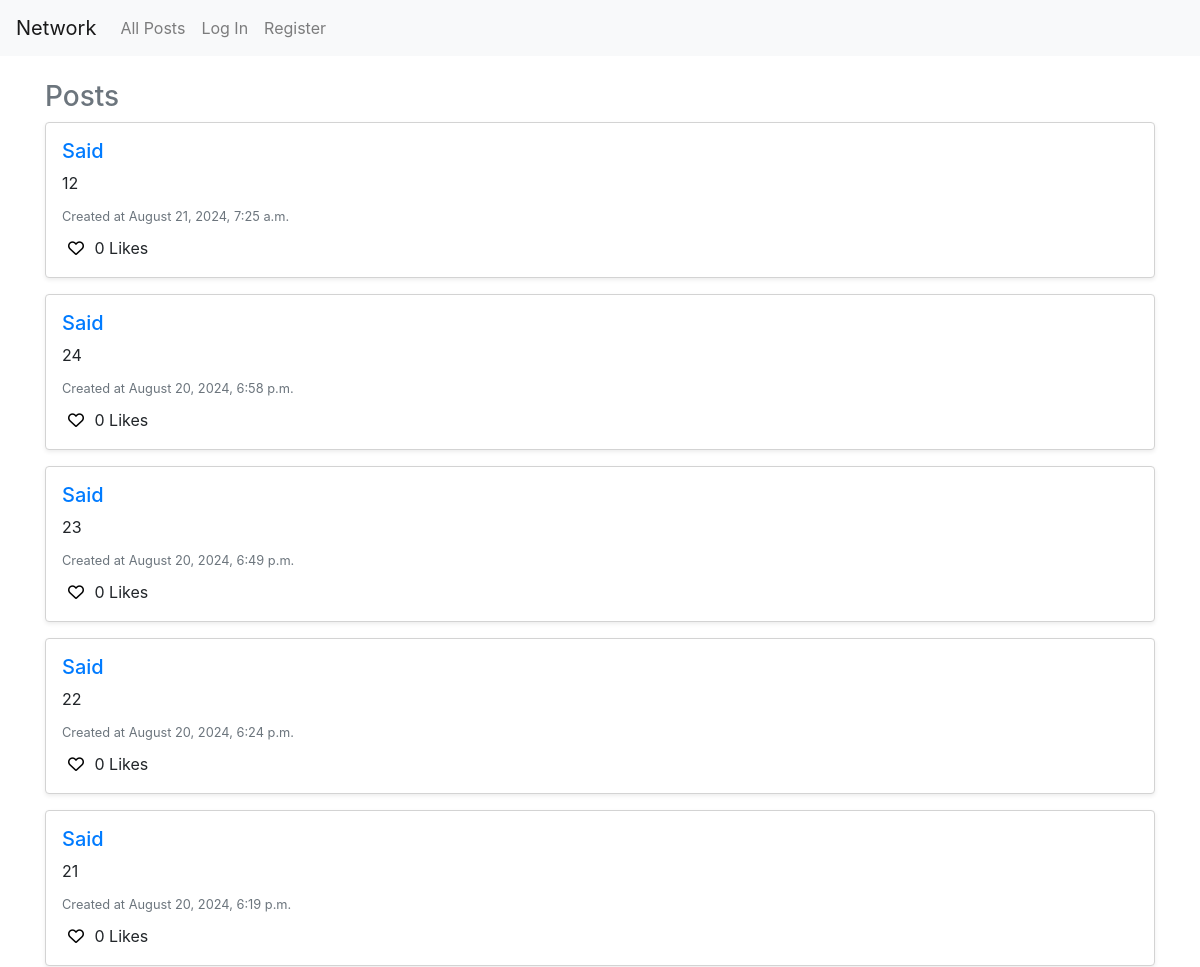
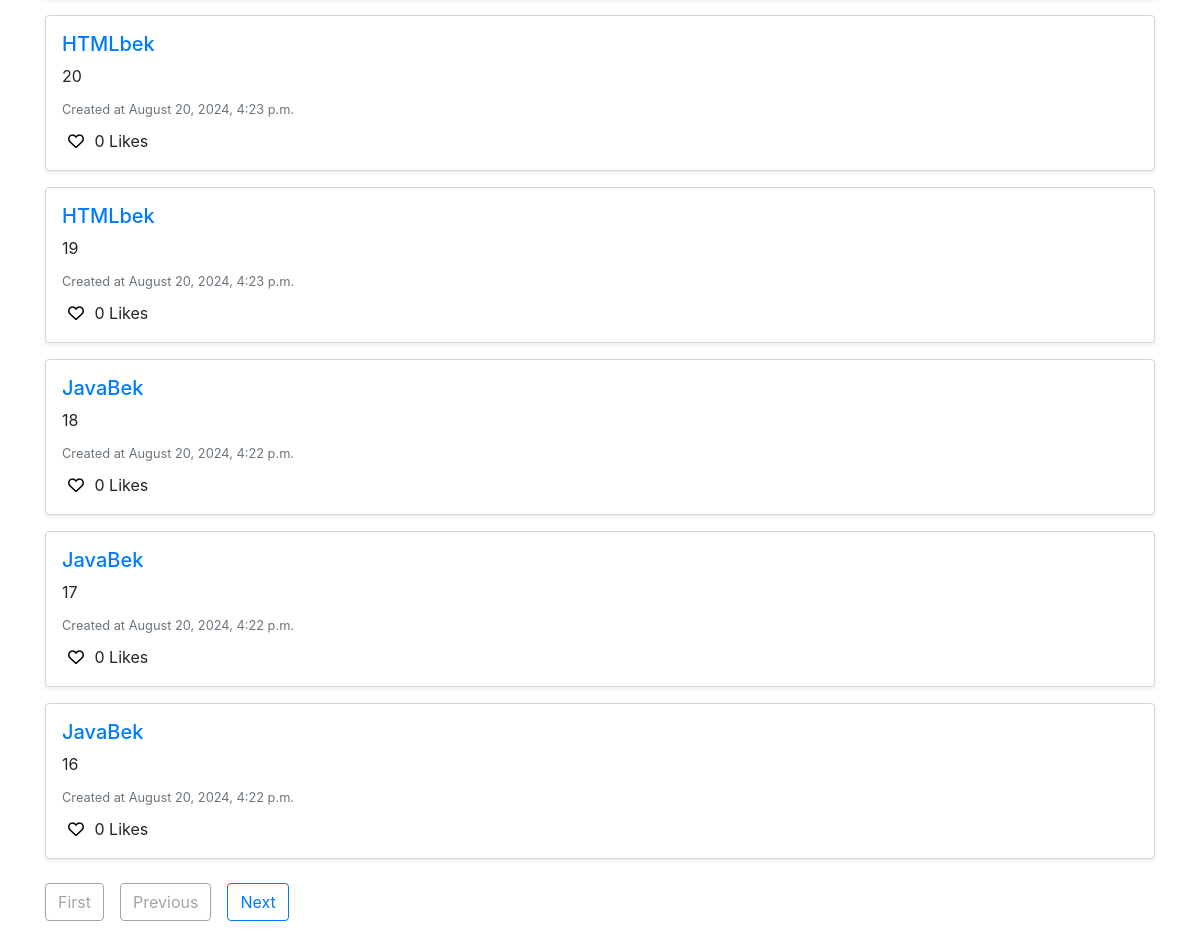
The app's page /allposts, older data (2 pictures, top to bottom).
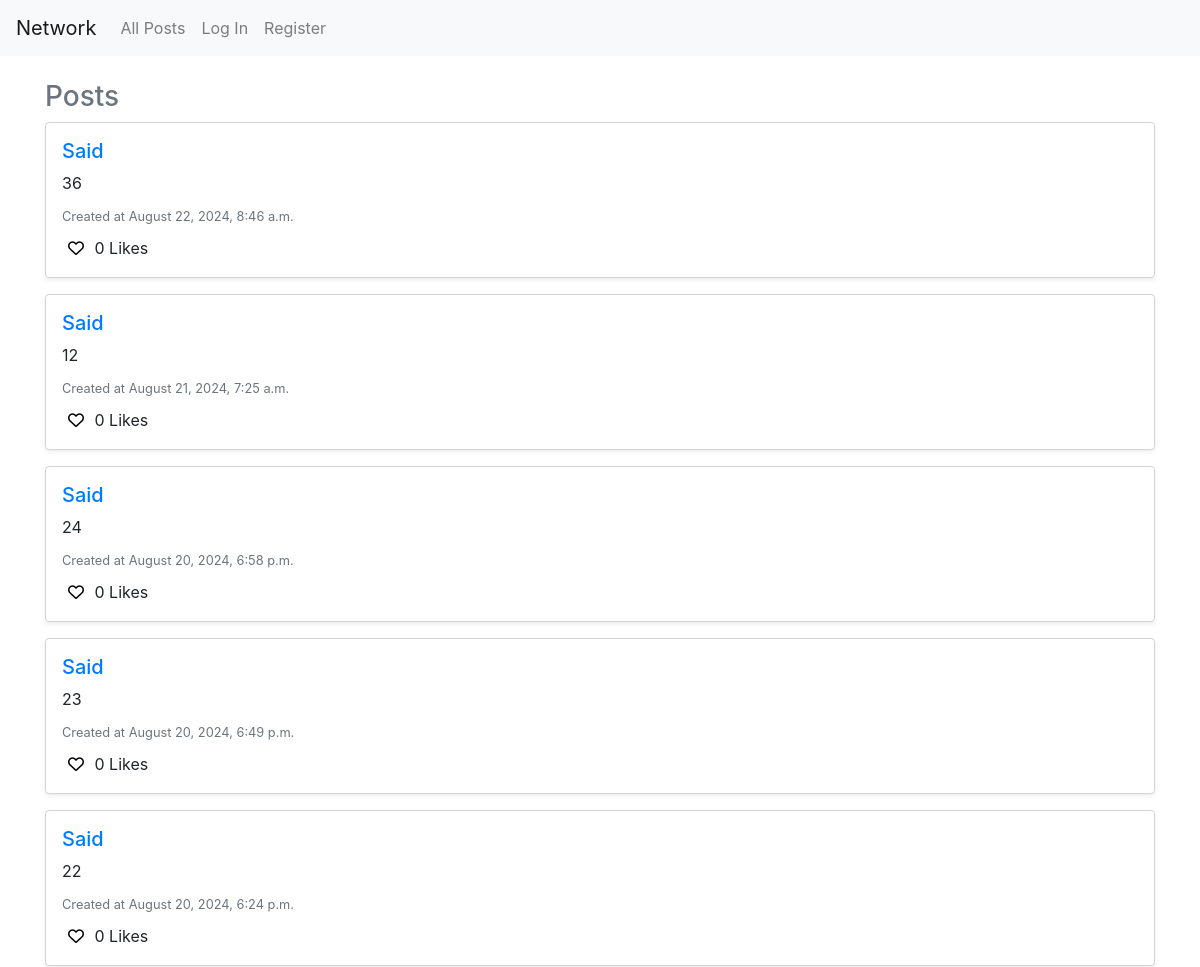
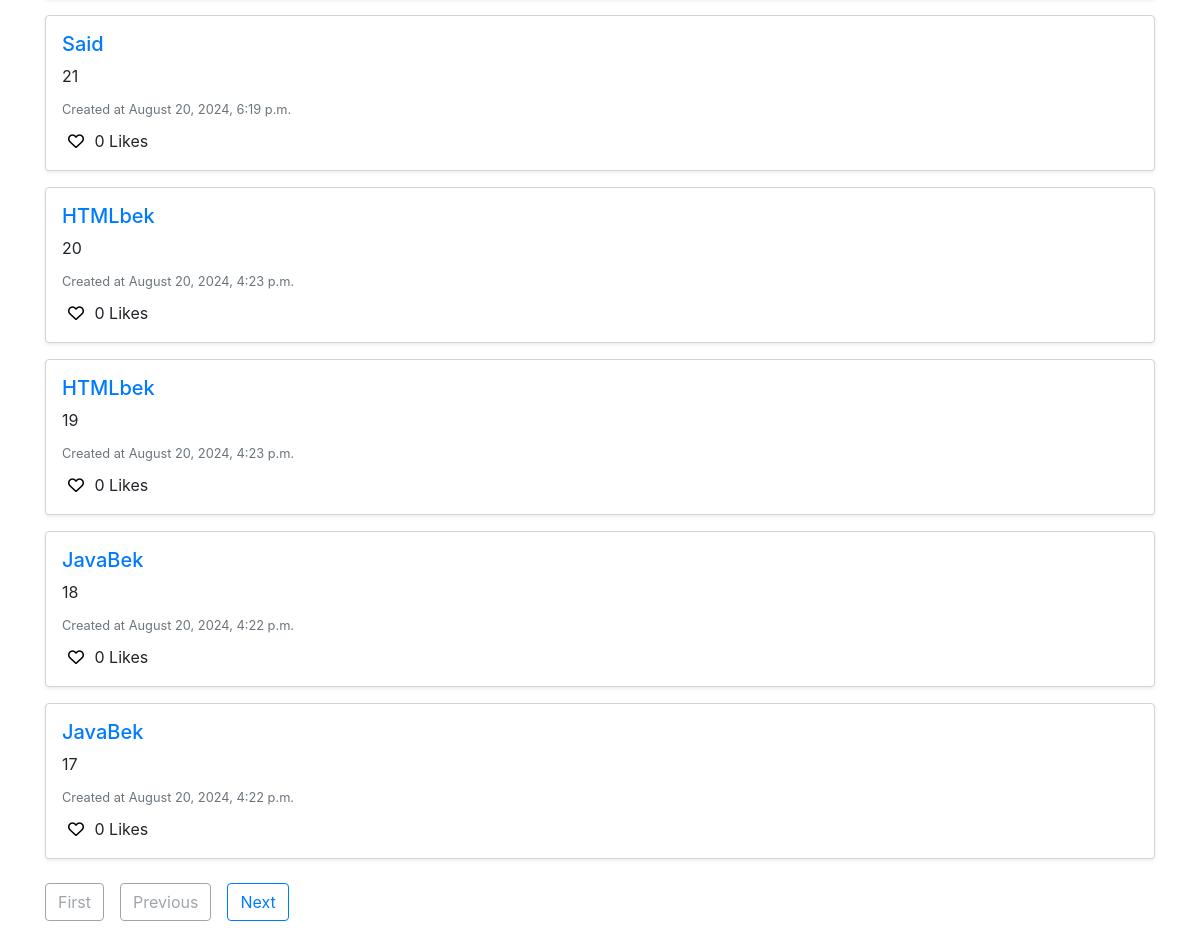
The same page, newer data (2 pictures, top to bottom).
### network/models.py (models this page shows, shortened)
class Post(models.Model):
    user = models.ForeignKey("User", on_delete=models.CASCADE, related_name="owner")
    content = models.CharField(max_length=300)
    timestap = models.DateTimeField(auto_now_add=True)
    likes = models.ManyToManyField(User, related_name='liked_posts', blank=True)

class User(AbstractUser):
    following = models.ManyToManyField('self', symmetrical=False, related_name='follower')

### network/views.py (the view)
# urls.py: path("allposts", views.allposts, name="allposts"),
def allposts(request):
    posts = Post.objects.all().order_by('-timestap')
    paginator = Paginator(posts, 10)  # Show 10 posts per page
    page_number = request.GET.get('page')
    page_obj = paginator.get_page(page_number)
    return render(request, "network/allposts.html", {
        'posts': posts,
        'page_obj': page_obj,
    })

### network/templates/network/allposts.html
{% extends "network/layout.html" %}
{% block body %}
<div class="container mt-4 pb-5">
    <div class="posts-section mt-4">
        <h3 class="text-secondary">Posts</h3>
        {% if page_obj.object_list %}
            {% for post in page_obj.object_list %}
                <div id="new-post" class="post bg-white p-3 mb-3 rounded shadow-sm" data-post-id='{{post.id}}'>
                    <h5 class="text-dark"><a href='{% url 'profile' username=post.user %}'>{{ post.user }}</a></h5>
                    <p id='content' class="mb-2">{{ post.content }}</p>
                    <small class="text-muted">Created at {{ post.timestap|date:"F j, Y, g:i a" }}</small>
                    <div class='d-flex justify-content-between'>
                        <div class="mt-2">
                            <button id='like' class="i-btn">
                                <i class="{% if user in post.likes.all %}fa-solid{% else %}fa-regular{% endif %} fa-heart"></i>
                            </button>
                            <span id='likes-count'>{{post.likes.count}} Likes</span>
                        </div>
                    </div>
                </div>
            {% endfor %}
        {% else %}
            <p class="text-muted">No posts available.</p>
        {% endif %}
    </div>
    <div class="pagination mt-4">
        <div class="d-flex justify-content-between">
            {% if page_obj.has_previous %}
                <a class="btn btn-outline-primary mr-3" href="?page=1">First</a>
                <a class="btn btn-outline-primary mr-3" href="?page={{ page_obj.previous_page_number }}">Previous</a>
            {% else %}
                <span class="btn btn-outline-secondary disabled mr-3">First</span>
                <span class="btn btn-outline-secondary disabled mr-3">Previous</span>
            {% endif %}
            {% if page_obj.has_next %}
                <a class="btn btn-outline-primary mr-3" href="?page={{ page_obj.next_page_number }}">Next</a>
            {% else %}
                <span class="btn btn-outline-secondary disabled mr-3">Next</span>
            {% endif %}
        </div>
    </div>
</div>
{% endblock %}

Row changes from the older to the newer data that the page shows:
no longer on this page (row unchanged): Post: user "JavaBek", content "16", timestap "August 20, 2024, 4:22 p.m.", likes.count "0"
added Post: user "Said", content "36", timestap "August 22, 2024, 8:46 a.m.", likes.count "0"
